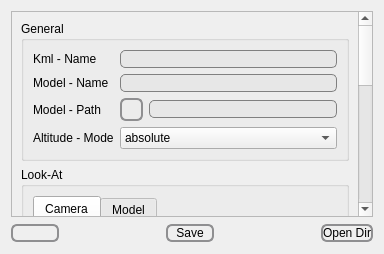
<?xml version="1.0" encoding="UTF-8"?>
<ui version="4.0">
 <class>ModelWindow</class>
 <widget class="QWidget" name="ModelWindow">
  <property name="geometry">
   <rect>
    <x>0</x>
    <y>0</y>
    <width>384</width>
    <height>254</height>
   </rect>
  </property>
  <property name="windowTitle">
   <string>Model</string>
  </property>
  <property name="windowIcon">
   <iconset resource="../gui/resources.qrc">
    <normaloff>:/icons/icons/cubo.png</normaloff>:/icons/icons/cubo.png</iconset>
  </property>
  <layout class="QVBoxLayout" name="verticalLayout_9">
   <item>
    <widget class="QScrollArea" name="scrollArea">
     <property name="widgetResizable">
      <bool>true</bool>
     </property>
     <widget class="QWidget" name="scrollAreaWidgetContents">
      <property name="geometry">
       <rect>
        <x>0</x>
        <y>0</y>
        <width>348</width>
        <height>659</height>
       </rect>
      </property>
      <layout class="QVBoxLayout" name="verticalLayout_2">
       <item>
        <widget class="QGroupBox" name="KmlGeneralgroupBox">
         <property name="title">
          <string>General</string>
         </property>
         <layout class="QVBoxLayout" name="verticalLayout_8">
          <item>
           <layout class="QGridLayout" name="gridLayout">
            <item row="0" column="0">
             <widget class="QLabel" name="label">
              <property name="text">
               <string>Kml - Name</string>
              </property>
             </widget>
            </item>
            <item row="0" column="2">
             <widget class="QLineEdit" name="kmlname">
              <property name="styleSheet">
               <string notr="true">QLineEdit {
     border: 1px solid gray;
     border-radius: 5px;
     padding: 0 8px;
     background: rgb(231, 231, 231);
 }</string>
              </property>
             </widget>
            </item>
            <item row="1" column="0">
             <widget class="QLabel" name="label_2">
              <property name="text">
               <string>Model - Name</string>
              </property>
             </widget>
            </item>
            <item row="1" column="2">
             <widget class="QLineEdit" name="kmllabel">
              <property name="styleSheet">
               <string notr="true">QLineEdit {
     border: 1px solid gray;
     border-radius: 5px;
     padding: 0 8px;
     background: rgb(231, 231, 231);
 }</string>
              </property>
             </widget>
            </item>
            <item row="2" column="0">
             <widget class="QLabel" name="Iconlabel">
              <property name="text">
               <string>Model - Path</string>
              </property>
             </widget>
            </item>
            <item row="3" column="0">
             <widget class="QLabel" name="LineWidthlabel">
              <property name="text">
               <string>Altitude - Mode</string>
              </property>
             </widget>
            </item>
            <item row="3" column="2">
             <widget class="QComboBox" name="altitudemode">
              <item>
               <property name="text">
                <string>absolute</string>
               </property>
              </item>
              <item>
               <property name="text">
                <string>clampToGround</string>
               </property>
              </item>
              <item>
               <property name="text">
                <string>relativeToGround</string>
               </property>
              </item>
             </widget>
            </item>
            <item row="2" column="2">
             <layout class="QHBoxLayout" name="horizontalLayout">
              <item>
               <widget class="QToolButton" name="selectmodel">
                <property name="styleSheet">
                 <string notr="true"> QToolButton { /* all types of tool button */
     border: 2px solid #8f8f91;
     border-radius: 6px;
     background-color: qlineargradient(x1: 0, y1: 0, x2: 0, y2: 1,
                                       stop: 0 #f6f7fa, stop: 1 #dadbde);
 }

 QToolButton[popupMode=&quot;1&quot;] { /* only for MenuButtonPopup */
     padding-right: 20px; /* make way for the popup button */
 }

 QToolButton:pressed {
     background-color: qlineargradient(x1: 0, y1: 0, x2: 0, y2: 1,
                                       stop: 0 #dadbde, stop: 1 #f6f7fa);
 }

 QToolButton:checked {
     background-color: qlineargradient(x1: 0, y1: 0, x2: 0, y2: 1,
                                       stop: 0 white, stop: 1 blue);
 }

 /* the subcontrols below are used only in the MenuButtonPopup mode */
 QToolButton::menu-button {
     border: 2px solid gray;
     border-top-right-radius: 6px;
     border-bottom-right-radius: 6px;
     /* 16px width + 4px for border = 20px allocated above */
     width: 16px;
 }

 QToolButton::menu-arrow {
     image: url(downarrow.png);
 }

 QToolButton::menu-arrow:open {
     top: 1px; left: 1px; /* shift it a bit */
 }</string>
                </property>
                <property name="text">
                 <string/>
                </property>
                <property name="icon">
                 <iconset>
                  <normaloff>:/icons/cubo.png</normaloff>:/icons/cubo.png</iconset>
                </property>
               </widget>
              </item>
              <item>
               <widget class="QLineEdit" name="modelpath">
                <property name="styleSheet">
                 <string notr="true">QLineEdit {
     border: 1px solid gray;
     border-radius: 5px;
     padding: 0 8px;
     background: rgb(231, 231, 231);
 }</string>
                </property>
               </widget>
              </item>
             </layout>
            </item>
           </layout>
          </item>
         </layout>
        </widget>
       </item>
       <item>
        <widget class="QGroupBox" name="KmlColorgroupBox">
         <property name="title">
          <string>Look-At</string>
         </property>
         <layout class="QGridLayout" name="gridLayout_29">
          <item row="0" column="0">
           <widget class="QTabWidget" name="tabWidget">
            <property name="currentIndex">
             <number>0</number>
            </property>
            <widget class="QWidget" name="tab">
             <attribute name="title">
              <string>Camera</string>
             </attribute>
             <layout class="QVBoxLayout" name="verticalLayout_3">
              <item>
               <layout class="QGridLayout" name="gridLayout_3">
                <item row="1" column="0">
                 <widget class="QLabel" name="label_3">
                  <property name="text">
                   <string>Heading</string>
                  </property>
                 </widget>
                </item>
                <item row="1" column="1">
                 <widget class="QLineEdit" name="CameraHeading">
                  <property name="styleSheet">
                   <string notr="true">QLineEdit {
     border: 1px solid gray;
     border-radius: 5px;
     padding: 0 8px;
     background: rgb(231, 231, 231);
 }</string>
                  </property>
                  <property name="alignment">
                   <set>Qt::AlignCenter</set>
                  </property>
                 </widget>
                </item>
                <item row="2" column="1">
                 <widget class="QLineEdit" name="CameraTilt">
                  <property name="styleSheet">
                   <string notr="true">QLineEdit {
     border: 1px solid gray;
     border-radius: 5px;
     padding: 0 8px;
     background: rgb(231, 231, 231);
 }</string>
                  </property>
                  <property name="alignment">
                   <set>Qt::AlignCenter</set>
                  </property>
                 </widget>
                </item>
                <item row="3" column="1">
                 <widget class="QLineEdit" name="CameraLatitude">
                  <property name="styleSheet">
                   <string notr="true">QLineEdit {
     border: 1px solid gray;
     border-radius: 5px;
     padding: 0 8px;
     background: rgb(231, 231, 231);
 }</string>
                  </property>
                  <property name="alignment">
                   <set>Qt::AlignCenter</set>
                  </property>
                 </widget>
                </item>
                <item row="4" column="1">
                 <widget class="QLineEdit" name="CameraLongitude">
                  <property name="styleSheet">
                   <string notr="true">QLineEdit {
     border: 1px solid gray;
     border-radius: 5px;
     padding: 0 8px;
     background: rgb(231, 231, 231);
 }</string>
                  </property>
                  <property name="alignment">
                   <set>Qt::AlignCenter</set>
                  </property>
                 </widget>
                </item>
                <item row="5" column="1">
                 <widget class="QLineEdit" name="CameraRange">
                  <property name="styleSheet">
                   <string notr="true">QLineEdit {
     border: 1px solid gray;
     border-radius: 5px;
     padding: 0 8px;
     background: rgb(231, 231, 231);
 }</string>
                  </property>
                  <property name="alignment">
                   <set>Qt::AlignCenter</set>
                  </property>
                 </widget>
                </item>
                <item row="6" column="1">
                 <widget class="QLineEdit" name="CameraAltitude">
                  <property name="styleSheet">
                   <string notr="true">QLineEdit {
     border: 1px solid gray;
     border-radius: 5px;
     padding: 0 8px;
     background: rgb(231, 231, 231);
 }</string>
                  </property>
                  <property name="alignment">
                   <set>Qt::AlignCenter</set>
                  </property>
                 </widget>
                </item>
                <item row="2" column="0">
                 <widget class="QLabel" name="label_4">
                  <property name="text">
                   <string>Tilt</string>
                  </property>
                 </widget>
                </item>
                <item row="3" column="0">
                 <widget class="QLabel" name="label_5">
                  <property name="text">
                   <string>Latitude</string>
                  </property>
                 </widget>
                </item>
                <item row="4" column="0">
                 <widget class="QLabel" name="label_6">
                  <property name="text">
                   <string>Longitude</string>
                  </property>
                 </widget>
                </item>
                <item row="5" column="0">
                 <widget class="QLabel" name="label_7">
                  <property name="text">
                   <string>Range</string>
                  </property>
                 </widget>
                </item>
                <item row="6" column="0">
                 <widget class="QLabel" name="label_8">
                  <property name="text">
                   <string>Altitude</string>
                  </property>
                 </widget>
                </item>
                <item row="7" column="1">
                 <layout class="QHBoxLayout" name="horizontalLayout_2">
                  <item>
                   <spacer name="horizontalSpacer">
                    <property name="orientation">
                     <enum>Qt::Horizontal</enum>
                    </property>
                    <property name="sizeHint" stdset="0">
                     <size>
                      <width>40</width>
                      <height>20</height>
                     </size>
                    </property>
                   </spacer>
                  </item>
                  <item>
                   <widget class="QPushButton" name="setcamera">
                    <property name="styleSheet">
                     <string notr="true">QPushButton {
     border: 2px solid #8f8f91;
     border-radius: 6px;
     background-color: qlineargradient(x1: 0, y1: 0, x2: 0, y2: 1,
                                       stop: 0 #f6f7fa, stop: 1 #dadbde);
     min-width: 44px;
 }

 QPushButton:pressed {
     background-color: qlineargradient(x1: 0, y1: 0, x2: 0, y2: 1,
                                       stop: 0 #dadbde, stop: 1 #f6f7fa);
 }

 QPushButton:flat {
     border: none; /* no border for a flat push button */
 }

 QPushButton:default {
     border-color: navy; /* make the default button prominent */
 }</string>
                    </property>
                    <property name="text">
                     <string>Refresh</string>
                    </property>
                   </widget>
                  </item>
                 </layout>
                </item>
               </layout>
              </item>
             </layout>
            </widget>
            <widget class="QWidget" name="tab_2">
             <attribute name="title">
              <string>Model</string>
             </attribute>
             <layout class="QVBoxLayout" name="verticalLayout_4">
              <item>
               <layout class="QGridLayout" name="gridLayout_4">
                <item row="1" column="0">
                 <widget class="QLabel" name="label_9">
                  <property name="text">
                   <string>Heading</string>
                  </property>
                 </widget>
                </item>
                <item row="2" column="0">
                 <widget class="QLabel" name="label_10">
                  <property name="text">
                   <string>Tilt</string>
                  </property>
                 </widget>
                </item>
                <item row="2" column="1">
                 <widget class="QLineEdit" name="ModelTilt">
                  <property name="styleSheet">
                   <string notr="true">QLineEdit {
     border: 1px solid gray;
     border-radius: 5px;
     padding: 0 8px;
     background: rgb(231, 231, 231);
 }</string>
                  </property>
                 </widget>
                </item>
                <item row="3" column="0">
                 <widget class="QLabel" name="label_11">
                  <property name="text">
                   <string>Latitude</string>
                  </property>
                 </widget>
                </item>
                <item row="3" column="1">
                 <widget class="QLineEdit" name="ModelLatitude">
                  <property name="styleSheet">
                   <string notr="true">QLineEdit {
     border: 1px solid gray;
     border-radius: 5px;
     padding: 0 8px;
     background: rgb(231, 231, 231);
 }</string>
                  </property>
                 </widget>
                </item>
                <item row="4" column="0">
                 <widget class="QLabel" name="label_12">
                  <property name="text">
                   <string>Longitude</string>
                  </property>
                 </widget>
                </item>
                <item row="4" column="1">
                 <widget class="QLineEdit" name="ModelLongitude">
                  <property name="styleSheet">
                   <string notr="true">QLineEdit {
     border: 1px solid gray;
     border-radius: 5px;
     padding: 0 8px;
     background: rgb(231, 231, 231);
 }</string>
                  </property>
                 </widget>
                </item>
                <item row="5" column="0">
                 <widget class="QLabel" name="label_13">
                  <property name="text">
                   <string>Range</string>
                  </property>
                 </widget>
                </item>
                <item row="5" column="1">
                 <widget class="QLineEdit" name="ModelRange">
                  <property name="styleSheet">
                   <string notr="true">QLineEdit {
     border: 1px solid gray;
     border-radius: 5px;
     padding: 0 8px;
     background: rgb(231, 231, 231);
 }</string>
                  </property>
                 </widget>
                </item>
                <item row="6" column="0">
                 <widget class="QLabel" name="label_14">
                  <property name="text">
                   <string>Altitude</string>
                  </property>
                 </widget>
                </item>
                <item row="6" column="1">
                 <widget class="QLineEdit" name="ModelAltitude">
                  <property name="styleSheet">
                   <string notr="true">QLineEdit {
     border: 1px solid gray;
     border-radius: 5px;
     padding: 0 8px;
     background: rgb(231, 231, 231);
 }</string>
                  </property>
                 </widget>
                </item>
                <item row="1" column="1">
                 <widget class="QLineEdit" name="ModelHeading">
                  <property name="styleSheet">
                   <string notr="true">QLineEdit {
     border: 1px solid gray;
     border-radius: 5px;
     padding: 0 8px;
     background: rgb(231, 231, 231);
 }</string>
                  </property>
                 </widget>
                </item>
               </layout>
              </item>
              <item>
               <widget class="QPushButton" name="setmodel">
                <property name="text">
                 <string>set</string>
                </property>
               </widget>
              </item>
             </layout>
            </widget>
           </widget>
          </item>
         </layout>
        </widget>
       </item>
       <item>
        <widget class="QGroupBox" name="groupBox">
         <property name="title">
          <string>Model-Position</string>
         </property>
         <layout class="QVBoxLayout" name="verticalLayout_5">
          <item>
           <widget class="QTabWidget" name="tabWidget_2">
            <property name="currentIndex">
             <number>0</number>
            </property>
            <widget class="QWidget" name="tab_3">
             <attribute name="title">
              <string>Location</string>
             </attribute>
             <layout class="QVBoxLayout" name="verticalLayout">
              <item>
               <layout class="QGridLayout" name="gridLayout_5">
                <item row="0" column="0">
                 <widget class="QLabel" name="label_15">
                  <property name="text">
                   <string>Longitude</string>
                  </property>
                 </widget>
                </item>
                <item row="0" column="1">
                 <widget class="QLineEdit" name="MLongitude">
                  <property name="styleSheet">
                   <string notr="true">QLineEdit {
     border: 1px solid gray;
     border-radius: 5px;
     padding: 0 8px;
     background: rgb(231, 231, 231);
 }</string>
                  </property>
                  <property name="alignment">
                   <set>Qt::AlignCenter</set>
                  </property>
                 </widget>
                </item>
                <item row="1" column="0">
                 <widget class="QLabel" name="label_16">
                  <property name="text">
                   <string>Latitude</string>
                  </property>
                 </widget>
                </item>
                <item row="2" column="0">
                 <widget class="QLabel" name="label_18">
                  <property name="text">
                   <string>Altitude</string>
                  </property>
                 </widget>
                </item>
                <item row="1" column="1">
                 <widget class="QLineEdit" name="MLatitude">
                  <property name="styleSheet">
                   <string notr="true">QLineEdit {
     border: 1px solid gray;
     border-radius: 5px;
     padding: 0 8px;
     background: rgb(231, 231, 231);
 }</string>
                  </property>
                  <property name="alignment">
                   <set>Qt::AlignCenter</set>
                  </property>
                 </widget>
                </item>
                <item row="2" column="1">
                 <widget class="QLineEdit" name="MAltitude">
                  <property name="styleSheet">
                   <string notr="true">QLineEdit {
     border: 1px solid gray;
     border-radius: 5px;
     padding: 0 8px;
     background: rgb(231, 231, 231);
 }</string>
                  </property>
                  <property name="alignment">
                   <set>Qt::AlignCenter</set>
                  </property>
                 </widget>
                </item>
                <item row="3" column="1">
                 <layout class="QHBoxLayout" name="horizontalLayout_3">
                  <item>
                   <spacer name="horizontalSpacer_2">
                    <property name="orientation">
                     <enum>Qt::Horizontal</enum>
                    </property>
                    <property name="sizeHint" stdset="0">
                     <size>
                      <width>40</width>
                      <height>20</height>
                     </size>
                    </property>
                   </spacer>
                  </item>
                  <item>
                   <widget class="QPushButton" name="setlonlat">
                    <property name="styleSheet">
                     <string notr="true">QPushButton {
     border: 2px solid #8f8f91;
     border-radius: 6px;
     background-color: qlineargradient(x1: 0, y1: 0, x2: 0, y2: 1,
                                       stop: 0 #f6f7fa, stop: 1 #dadbde);
     min-width: 44px;
 }

 QPushButton:pressed {
     background-color: qlineargradient(x1: 0, y1: 0, x2: 0, y2: 1,
                                       stop: 0 #dadbde, stop: 1 #f6f7fa);
 }

 QPushButton:flat {
     border: none; /* no border for a flat push button */
 }

 QPushButton:default {
     border-color: navy; /* make the default button prominent */
 }</string>
                    </property>
                    <property name="text">
                     <string>Refresh</string>
                    </property>
                   </widget>
                  </item>
                 </layout>
                </item>
               </layout>
              </item>
              <item>
               <spacer name="verticalSpacer">
                <property name="orientation">
                 <enum>Qt::Vertical</enum>
                </property>
                <property name="sizeHint" stdset="0">
                 <size>
                  <width>20</width>
                  <height>40</height>
                 </size>
                </property>
               </spacer>
              </item>
             </layout>
            </widget>
            <widget class="QWidget" name="tab_4">
             <attribute name="title">
              <string>Orientation</string>
             </attribute>
             <layout class="QVBoxLayout" name="verticalLayout_6">
              <item>
               <layout class="QGridLayout" name="gridLayout_6">
                <item row="0" column="0">
                 <widget class="QLabel" name="label_28">
                  <property name="text">
                   <string>Heading</string>
                  </property>
                 </widget>
                </item>
                <item row="1" column="0">
                 <widget class="QLabel" name="label_29">
                  <property name="text">
                   <string>Tilt</string>
                  </property>
                 </widget>
                </item>
                <item row="2" column="0">
                 <widget class="QLabel" name="label_30">
                  <property name="text">
                   <string>Roll</string>
                  </property>
                 </widget>
                </item>
                <item row="0" column="1">
                 <widget class="QLineEdit" name="MHeading">
                  <property name="styleSheet">
                   <string notr="true">QLineEdit {
     border: 1px solid gray;
     border-radius: 5px;
     padding: 0 8px;
     background: rgb(231, 231, 231);
 }</string>
                  </property>
                  <property name="alignment">
                   <set>Qt::AlignCenter</set>
                  </property>
                 </widget>
                </item>
                <item row="1" column="1">
                 <widget class="QLineEdit" name="MTilt">
                  <property name="styleSheet">
                   <string notr="true">QLineEdit {
     border: 1px solid gray;
     border-radius: 5px;
     padding: 0 8px;
     background: rgb(231, 231, 231);
 }</string>
                  </property>
                  <property name="alignment">
                   <set>Qt::AlignCenter</set>
                  </property>
                 </widget>
                </item>
                <item row="2" column="1">
                 <widget class="QLineEdit" name="MRoll">
                  <property name="styleSheet">
                   <string notr="true">QLineEdit {
     border: 1px solid gray;
     border-radius: 5px;
     padding: 0 8px;
     background: rgb(231, 231, 231);
 }</string>
                  </property>
                  <property name="alignment">
                   <set>Qt::AlignCenter</set>
                  </property>
                 </widget>
                </item>
               </layout>
              </item>
              <item>
               <spacer name="verticalSpacer_2">
                <property name="orientation">
                 <enum>Qt::Vertical</enum>
                </property>
                <property name="sizeHint" stdset="0">
                 <size>
                  <width>20</width>
                  <height>40</height>
                 </size>
                </property>
               </spacer>
              </item>
             </layout>
            </widget>
            <widget class="QWidget" name="tab_5">
             <attribute name="title">
              <string>Scale</string>
             </attribute>
             <layout class="QVBoxLayout" name="verticalLayout_7">
              <item>
               <layout class="QGridLayout" name="gridLayout_7">
                <item row="0" column="0">
                 <widget class="QLabel" name="label_36">
                  <property name="text">
                   <string>X</string>
                  </property>
                 </widget>
                </item>
                <item row="1" column="0">
                 <widget class="QLabel" name="label_37">
                  <property name="text">
                   <string>Y</string>
                  </property>
                 </widget>
                </item>
                <item row="2" column="0">
                 <widget class="QLabel" name="label_38">
                  <property name="text">
                   <string>Z</string>
                  </property>
                 </widget>
                </item>
                <item row="0" column="1">
                 <widget class="QLineEdit" name="Xscale">
                  <property name="styleSheet">
                   <string notr="true">QLineEdit {
     border: 1px solid gray;
     border-radius: 5px;
     padding: 0 8px;
     background: rgb(231, 231, 231);
 }</string>
                  </property>
                  <property name="text">
                   <string>1.0</string>
                  </property>
                  <property name="alignment">
                   <set>Qt::AlignCenter</set>
                  </property>
                 </widget>
                </item>
                <item row="1" column="1">
                 <widget class="QLineEdit" name="Yscale">
                  <property name="styleSheet">
                   <string notr="true">QLineEdit {
     border: 1px solid gray;
     border-radius: 5px;
     padding: 0 8px;
     background: rgb(231, 231, 231);
 }</string>
                  </property>
                  <property name="text">
                   <string>1.0</string>
                  </property>
                  <property name="alignment">
                   <set>Qt::AlignCenter</set>
                  </property>
                 </widget>
                </item>
                <item row="2" column="1">
                 <widget class="QLineEdit" name="Zscale">
                  <property name="styleSheet">
                   <string notr="true">QLineEdit {
     border: 1px solid gray;
     border-radius: 5px;
     padding: 0 8px;
     background: rgb(231, 231, 231);
 }</string>
                  </property>
                  <property name="text">
                   <string>1.0</string>
                  </property>
                  <property name="alignment">
                   <set>Qt::AlignCenter</set>
                  </property>
                 </widget>
                </item>
               </layout>
              </item>
              <item>
               <spacer name="verticalSpacer_3">
                <property name="orientation">
                 <enum>Qt::Vertical</enum>
                </property>
                <property name="sizeHint" stdset="0">
                 <size>
                  <width>20</width>
                  <height>40</height>
                 </size>
                </property>
               </spacer>
              </item>
             </layout>
            </widget>
           </widget>
          </item>
         </layout>
        </widget>
       </item>
      </layout>
     </widget>
    </widget>
   </item>
   <item>
    <layout class="QHBoxLayout" name="horizontalLayout_8">
     <item>
      <widget class="QPushButton" name="reset">
       <property name="styleSheet">
        <string notr="true">QPushButton {
     border: 2px solid #8f8f91;
     border-radius: 6px;
     background-color: qlineargradient(x1: 0, y1: 0, x2: 0, y2: 1,
                                       stop: 0 #f6f7fa, stop: 1 #dadbde);
     min-width: 44px;
 }

 QPushButton:pressed {
     background-color: qlineargradient(x1: 0, y1: 0, x2: 0, y2: 1,
                                       stop: 0 #dadbde, stop: 1 #f6f7fa);
 }

 QPushButton:flat {
     border: none; /* no border for a flat push button */
 }

 QPushButton:default {
     border-color: navy; /* make the default button prominent */
 }</string>
       </property>
       <property name="text">
        <string/>
       </property>
       <property name="icon">
        <iconset>
         <normaloff>:/icons/mActionDraw.png</normaloff>:/icons/mActionDraw.png</iconset>
       </property>
      </widget>
     </item>
     <item>
      <spacer name="horizontalSpacer_3">
       <property name="orientation">
        <enum>Qt::Horizontal</enum>
       </property>
       <property name="sizeHint" stdset="0">
        <size>
         <width>40</width>
         <height>20</height>
        </size>
       </property>
      </spacer>
     </item>
     <item>
      <widget class="QPushButton" name="save">
       <property name="styleSheet">
        <string notr="true">QPushButton {
     border: 2px solid #8f8f91;
     border-radius: 6px;
     background-color: qlineargradient(x1: 0, y1: 0, x2: 0, y2: 1,
                                       stop: 0 #f6f7fa, stop: 1 #dadbde);
     min-width: 44px;
 }

 QPushButton:pressed {
     background-color: qlineargradient(x1: 0, y1: 0, x2: 0, y2: 1,
                                       stop: 0 #dadbde, stop: 1 #f6f7fa);
 }

 QPushButton:flat {
     border: none; /* no border for a flat push button */
 }

 QPushButton:default {
     border-color: navy; /* make the default button prominent */
 }</string>
       </property>
       <property name="text">
        <string>Save</string>
       </property>
      </widget>
     </item>
     <item>
      <spacer name="horizontalSpacer_4">
       <property name="orientation">
        <enum>Qt::Horizontal</enum>
       </property>
       <property name="sizeHint" stdset="0">
        <size>
         <width>40</width>
         <height>20</height>
        </size>
       </property>
      </spacer>
     </item>
     <item>
      <widget class="QPushButton" name="opendir">
       <property name="styleSheet">
        <string notr="true">QPushButton {
     border: 2px solid #8f8f91;
     border-radius: 6px;
     background-color: qlineargradient(x1: 0, y1: 0, x2: 0, y2: 1,
                                       stop: 0 #f6f7fa, stop: 1 #dadbde);
     min-width: 44px;
 }

 QPushButton:pressed {
     background-color: qlineargradient(x1: 0, y1: 0, x2: 0, y2: 1,
                                       stop: 0 #dadbde, stop: 1 #f6f7fa);
 }

 QPushButton:flat {
     border: none; /* no border for a flat push button */
 }

 QPushButton:default {
     border-color: navy; /* make the default button prominent */
 }</string>
       </property>
       <property name="text">
        <string>Open Dir</string>
       </property>
      </widget>
     </item>
    </layout>
   </item>
  </layout>
 </widget>
 <resources>
  <include location="../gui/resources.qrc"/>
 </resources>
 <connections/>
</ui>
